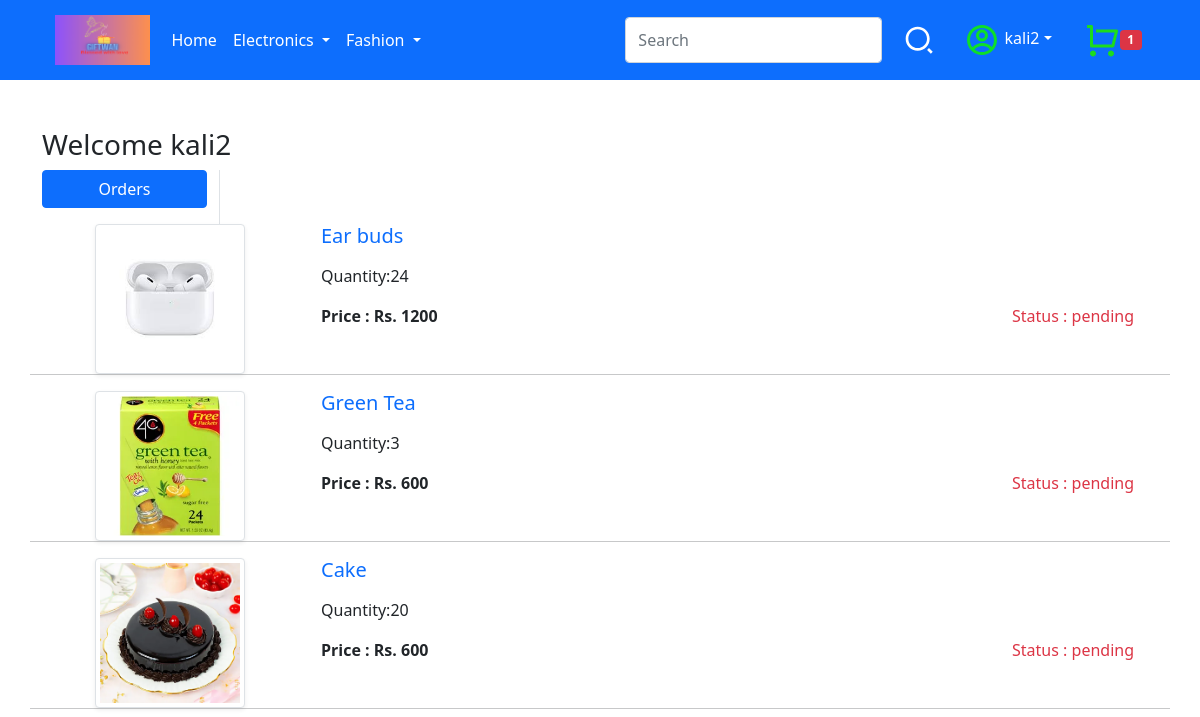
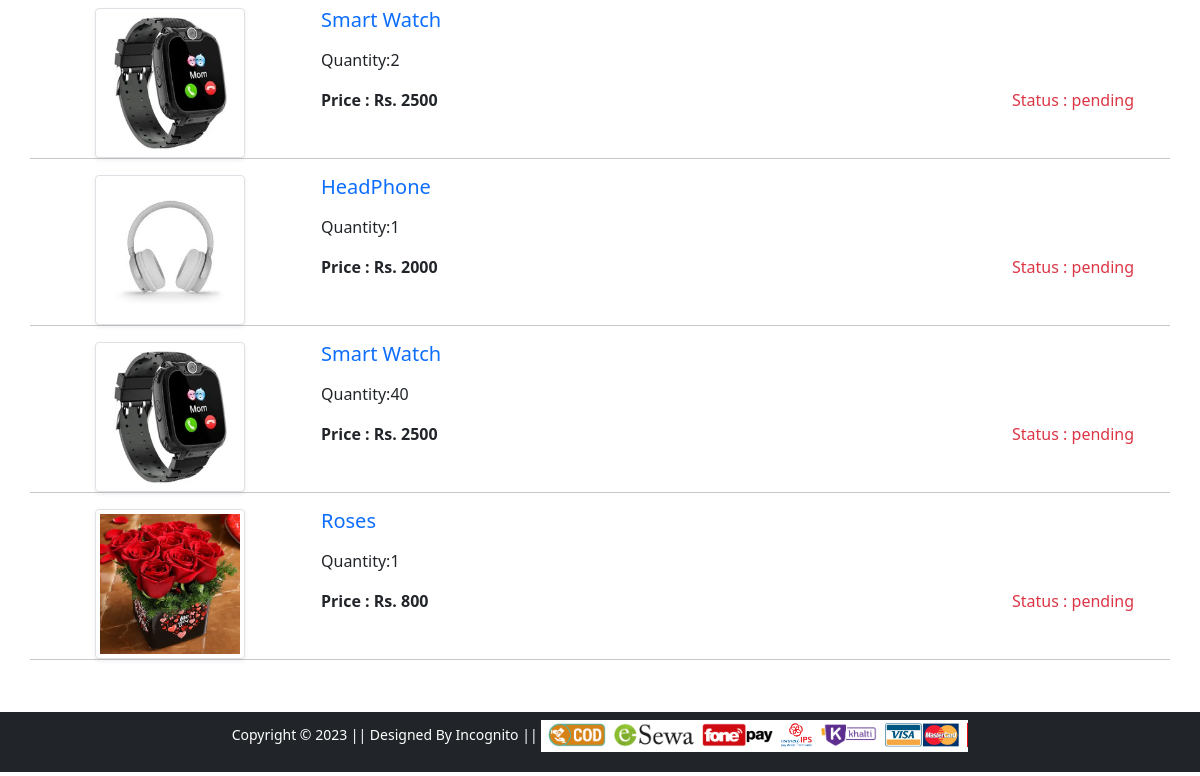
The page /orders/ (signed in) on the database as committed earlier (2 pictures, top to bottom).
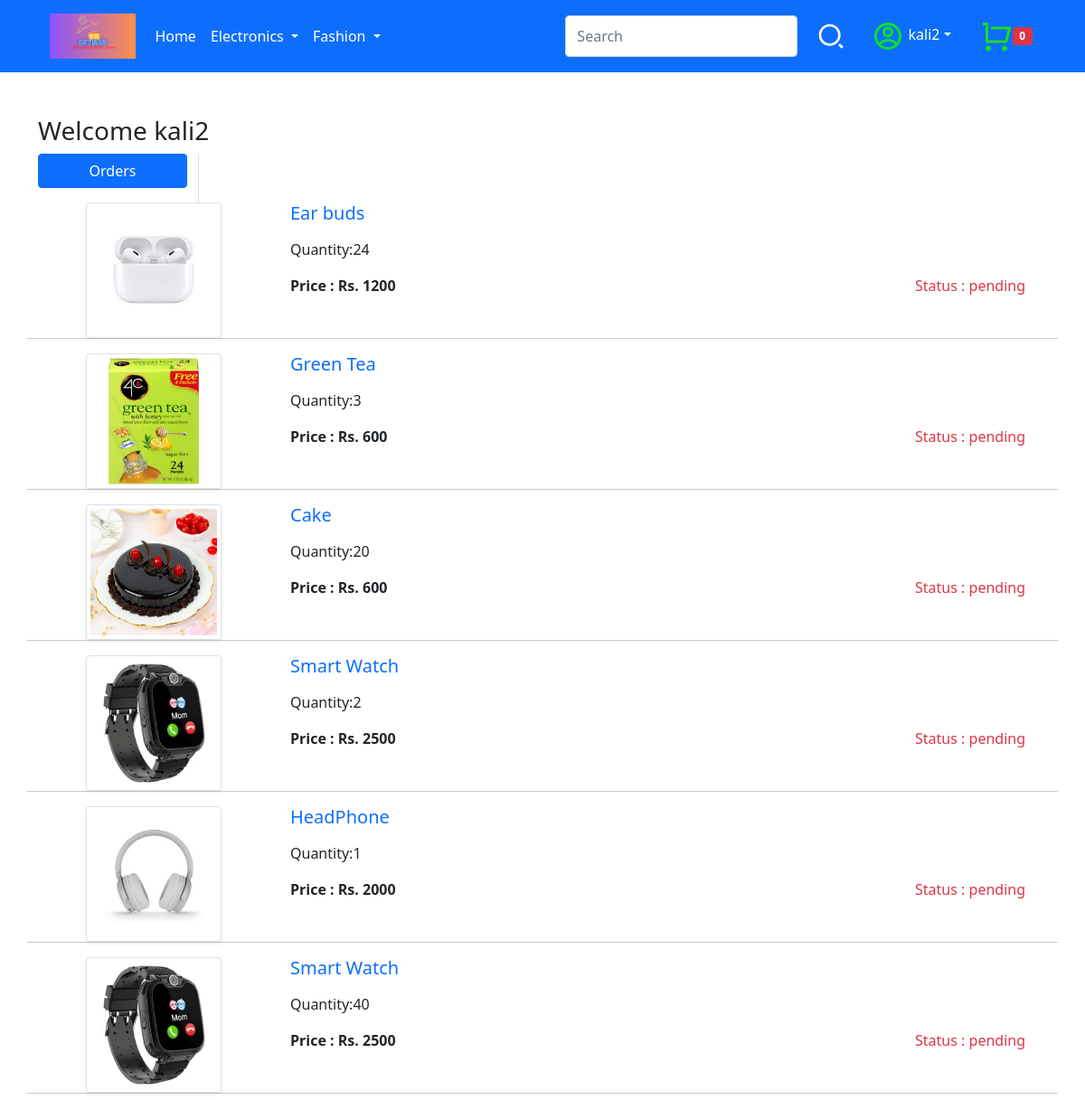
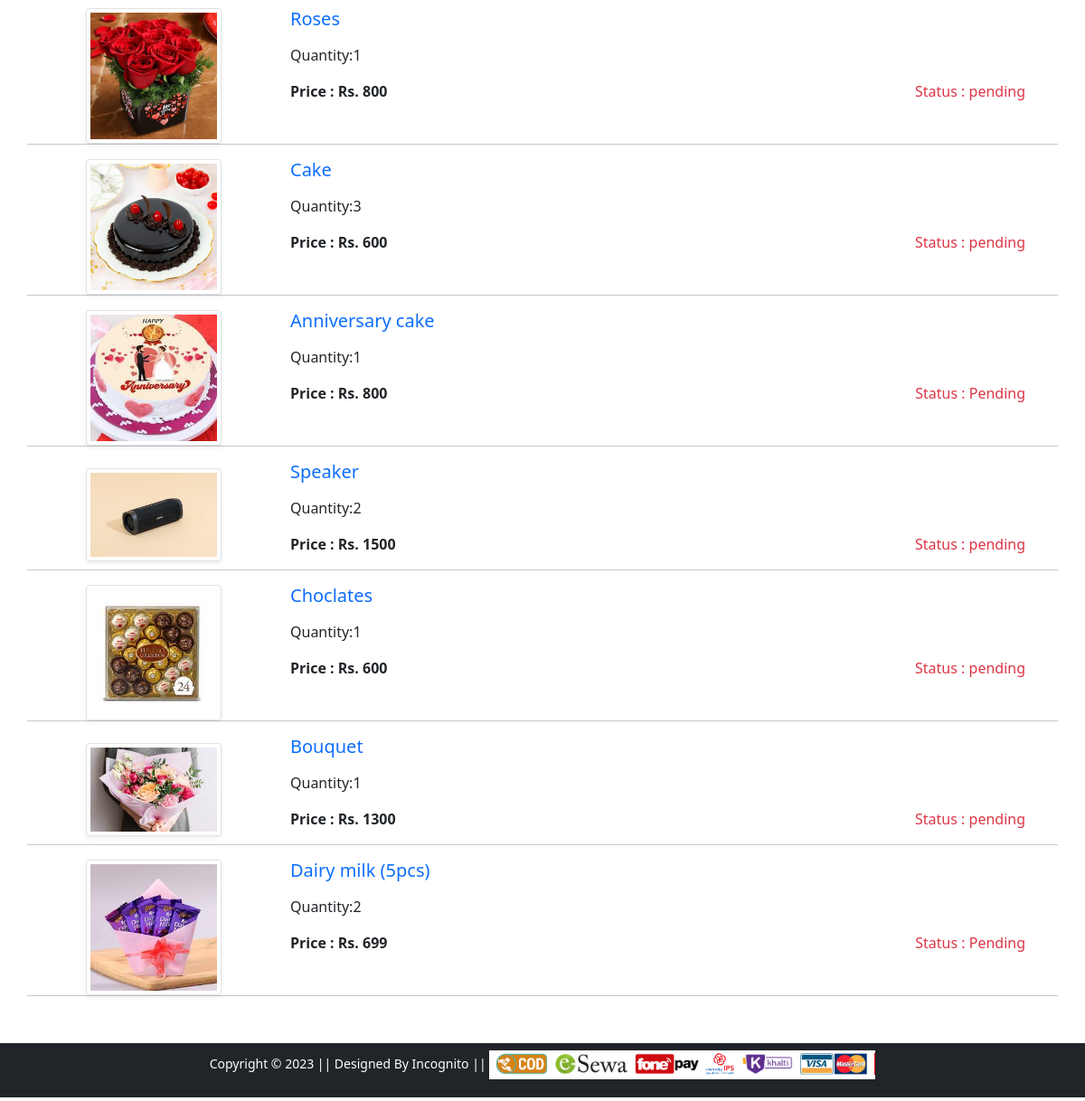
The same page on the database as committed later (2 pictures, top to bottom).
### app/models.py (models this page shows, shortened)
class order(models.Model):
    date = models.DateTimeField(auto_now_add=True)
    price = models.IntegerField()
    address = models.ForeignKey(customer,on_delete=models.CASCADE)
    product = models.ForeignKey(item, on_delete=models.CASCADE)
    user = models.ForeignKey(User, on_delete=models.CASCADE)
    quantity = models.IntegerField(default=1)
    status = models.CharField(max_length=10,choices=options,default='pending')

class item(models.Model):
    name = models.CharField(max_length=56,default = None)
    description = models.CharField(max_length=500,default = " Good quality product")
    image = models.ImageField(upload_to=upload_path)
    price = models.IntegerField()
    offer_price = models.IntegerField(default=0)
    category = models.CharField(choices=categories,max_length=20)
    id = models.AutoField(primary_key=True)

### app/views.py (the view)
# urls.py: path('orders/', views.orders, name='orders'),
def orders(request):
    cart_items = order.objects.filter(user=request.user)
    return render(request, 'app/orders.html',{"cart_items" : cart_items})

### app/context_processors.py (called while the page is built)
def common_data(request):
    if request.user.is_authenticated:
        cart_list = wishlist.objects.filter(user=request.user)
        nocart = len(cart_list)
    else:
        nocart = 0
    return{'nocart':nocart}

def delivery_time(request):
    utc_time = datetime.today()
    nepal_time = utc_time + timedelta(seconds=5*60*60+45*60)
    if int(nepal_time.strftime('%H')) < 16:
        delivery_time = 'Today'
    else:
        delivery_time = 'Tomorrow'
    return {'delivery_time':delivery_time}

### app/templates/app/orders.html (shortened to what this page needs)
{% extends 'app/base.html' %}
{% load static %}
{% block main-content %}
<div class="container my-5">
 <div class="row">
 <h3>Welcome {{request.user.username}}</h3>
  <div class="col-sm-2 border-end">
   <ul class="list-unstyled">
    <li class="d-grid"><a href="{% url 'orders' %}" class="btn btn-primary">Orders</a></li>
   </ul>
  </div>
  {% if cart_items %}
  {% for item in cart_items %}
  <div class="row">
   <div class="col-sm-3 text-center align-self-center"><img src="/media/{{item.product.image}}" alt="" srcset="" class="img-fluid img-thumbnail shadow-sm" height="150" width="150"> </div>
   <div class="col-sm-9">
    <div>
      <a href="/product-detail/{{item.product.id}}" class="text-decoration-none"><h5>{{item.product.name}}</h5></a>
     <div class="my-3">
      <label for="quantity">Quantity:{{item.quantity}}</label>
     </div>
     <div class="d-flex justify-content-between">
      <p class="mb-0"><span><strong>Price : Rs. {{item.product.price}}</strong></span></p>
      <p class="text-danger"> Status : {{item.status}}</p>
     </div>
    </div>
   </div>
  </div> <hr>{% endfor %}
  {% else %}
  <div class="card">
    <div class="card-body">
  <h5> No order found</h5>
  <a href="/cart" class="btn btn-warning">Go to cart</a>
  </div></div>
  {% endif %}
 </div>
</div>
{% endblock main-content %}

### app/templates/app/base.html (shortened to what this page needs)
<!doctype html>
{% load static %}
<html lang="en">
  <head>
    <link href="https://cdn.jsdelivr.net/npm/bootstrap@5.0.0-beta1/dist/css/bootstrap.min.css" rel="stylesheet">
    <link rel="stylesheet" href="{% static 'app/css/owl.carousel.min.css' %}">
    <link rel="stylesheet" href="{% static 'app/css/all.min.css' %}">
    <link rel="stylesheet" href="{% static 'app/css/style.css' %}">
  </head>
  <body>
    <nav class="navbar navbar-expand-lg navbar-dark bg-primary">
     <div class="container">
       <a class="btn -btn-outline-primary " href="/"><img src="{% static 'app/images/logo2.png'%}" alt="" clas="img-fluid " height="50px" ></a>
       <div class="collapse navbar-collapse" id="navbarSupportedContent">
         <ul class="navbar-nav me-auto mb-2 mb-lg-0">
           <li class="nav-item">
             <a class="nav-link active" aria-current="page" href="/">Home</a>
           </li>
           <li class="nav-item dropdown">
             <a class="nav-link dropdown-toggle text-white" href="#" id="electronicsDropdown" role="button" data-bs-toggle="dropdown" aria-expanded="false">
               Electronics
             </a>
           </li>
           <li class="nav-item dropdown">
             <a class="nav-link dropdown-toggle text-white" href="#" id="fashionDropdown" role="button" data-bs-toggle="dropdown" aria-expanded="false">
               Fashion
             </a>
           </li>
         </ul>
         <form class="d-flex" action="{% url 'searchresult'%}">
           <input class="form-control me-2" type="search" placeholder="Search" aria-label="Search" name="search">
           <button class="btn" type="submit">
           </button>
         </form>
         <div>
          <ul class="navbar-nav me-auto mb-2mb-lg-0">
           <li class="nav-item dropdown mx-2">
            {% if request.user.is_authenticated %}
              <a class="nav-link dropdown-toggle text-white" href="#" id="profileDropdown" role="button" data-bs-toggle="dropdown" aria-expanded="false">
              {{request.user}}</a>
            </li>
            <li class="nav-item mx-2" id="image">
             <a href="{% url 'cart' %}" class="nav-link ">
              <span class="badge bg-danger">{{nocart}}</span></a>
            {% endif %}
          </ul>
         </div>
       </div>
     </div>
    </nav>
    {% block main-content %} {% endblock main-content %}
    <footer class="container-fluid bg-dark text-center p-2 mb-1 ">
        <small class="text-white">Copyright &copy; 2023 || Designed By Incognito || </small>
        <img src="{% static 'app/images/payment.png' %}" alt="" srcset="" class="img-fluid" height="2px">
    </footer>
  </body>
</html>

### app/templates/app/base.html (style rules this page uses)
html { position: relative; min-height: 100%; }
body { margin-bottom: 100px; }
footer { position: absolute; bottom: 0; width: 100%; height: 60px; }

Rows that differ between the two databases and show on the page:
added order: product.image (picture), product.name "Cake", quantity "3", product.price "600", status "pending"
added order: product.image (picture), product.name "Anniversary cake", quantity "1", product.price "800", status "Pending"
added order: product.image (picture), product.name "Speaker", quantity "2", product.price "1500", status "pending"
added order: product.image (picture), product.name "Choclates", quantity "1", product.price "600", status "pending"
added order: product.image (picture), product.name "Bouquet", quantity "1", product.price "1300", status "pending"
added order: product.image (picture), product.name "Dairy milk (5pcs)", quantity "2", product.price "699", status "Pending"
Other text that changed with them:
{{ nocart }}: "1" → "0"
